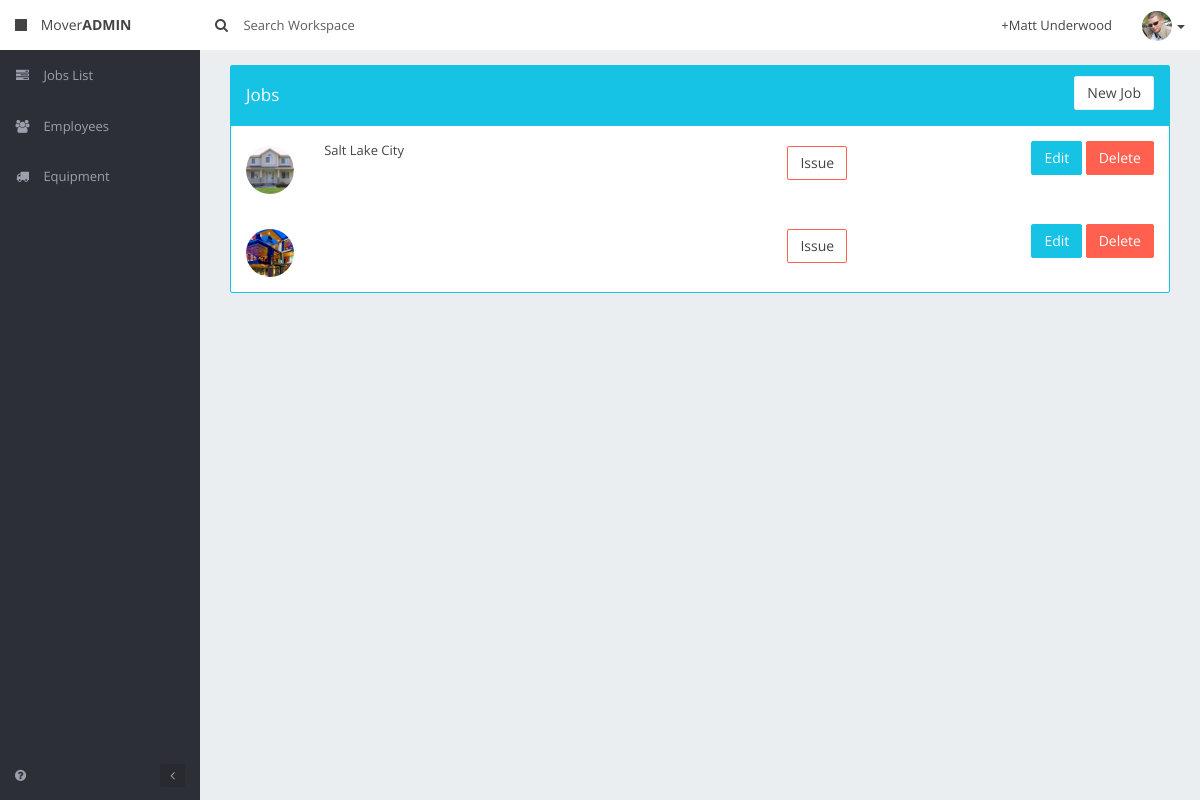
Before: /joblist.php with the older database file.
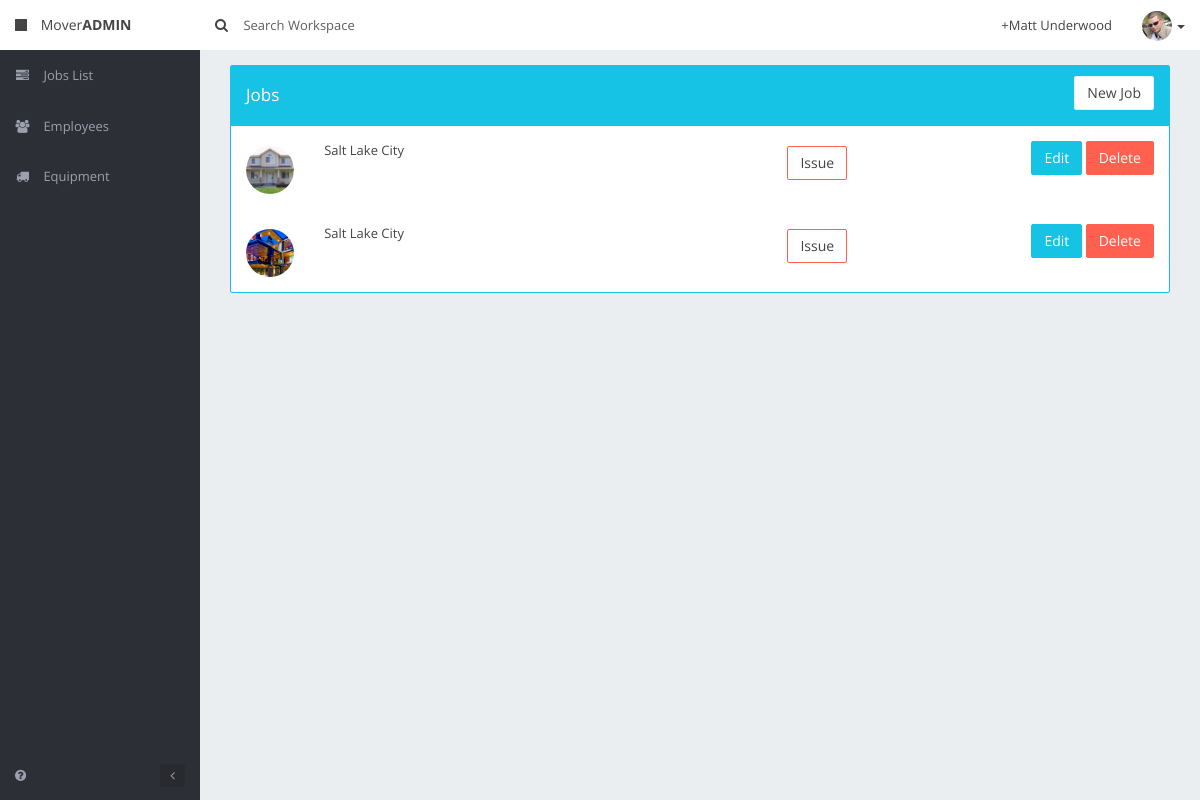
After: the same page with the newer database file.
### tables this page shows
CREATE TABLE `jobs` (
  `idjobs` int(11) NOT NULL AUTO_INCREMENT,
  `startDate` date DEFAULT NULL,
  `startTime` time DEFAULT NULL,
  `onsiteTime` time DEFAULT NULL,
  `notes` blob,
  `regNum` varchar(255) DEFAULT NULL,
  `shipperName` varchar(255) DEFAULT NULL,
  `shipperPhone` varchar(45) DEFAULT NULL,
  `altShipperName` varchar(255) DEFAULT NULL,
  `altPhone` varchar(45) DEFAULT NULL,
  `originAddress` varchar(255) DEFAULT NULL,
  `originAptNum` varchar(45) DEFAULT NULL,
  `originCity` varchar(255) DEFAULT NULL,
  `originState` varchar(2) DEFAULT NULL,
  `originZip` varchar(255) DEFAULT NULL,
  `originShuttle` tinyint(1) DEFAULT NULL,
  `originInstructions` blob,
  `destinationAddress` varchar(255) DEFAULT NULL,
  `destinationAptNum` varchar(45) DEFAULT NULL,
  `destinationCity` varchar(255) DEFAULT NULL,
  `destinationState` varchar(2) DEFAULT NULL,
  `destinationZip` varchar(45) DEFAULT NULL,
  `destinationShuttle` tinyint(1) DEFAULT NULL,
  `destinationInstructions` blob,
  `status` varchar(45) DEFAULT NULL,
  `confirmedBy` varchar(255) DEFAULT NULL,
  `weight` varchar(45) DEFAULT NULL,
  `weightType` varchar(45) DEFAULT NULL,
  `vaultPackOrder` varchar(45) DEFAULT NULL,
  `shuttleTruckNumber` varchar(45) DEFAULT NULL,
  `insuranceChargesApply` tinyint(4) DEFAULT '0',
  `picURI` varchar(255) DEFAULT NULL,
  PRIMARY KEY (`idjobs`)
);

### functions.php (called while the page is built, shortened)
<?php
function query($query) {
	global $db;
	$args = func_get_args();
	if (count($args) == 1) {
		$result = $db->query($query);
		if ($result->num_rows) {
			$out = array();
			while (null != ($r = $result->fetch_array(MYSQLI_ASSOC)))
				$out [] = $r;
			return $out;
		}
		return null;
	}
}

### joblist.php (the view, shortened to what this page needs)
<!DOCTYPE html>
<html class="no-js">
<head>
    <link rel="stylesheet" href="/bootstrap/css/bootstrap.min.css">
    <link rel="stylesheet" href="/css/skins/palette.css" id="skin">
    <link rel="stylesheet" href="/css/fonts/style.1.css" id="font">
    <link rel="stylesheet" href="/css/main.css">
    <link rel="stylesheet" href="/css/animate.min.css">
    <link rel="stylesheet" href="/vendor/offline/theme.css">
</head>
<body>
    <?php include 'includes/header.php';?>
            <section class="main-content">
                <div class="content-wrap">
                    <div class="col-md-12">
                        <section class="panel panel-primary">
                            <div class="panel-heading">
                                <div class="row">
                                    <div class="col-md-6">
                                        <h4 class="white">Jobs</h4>
                                    </div>
                                    <div class="col-md-6 text-right">
                                        <a href="/job/new"><button class="btn btn-white">New Job</button></a>
                                    </div>
                                </div>
                            </div>
<?php
							$sql="SELECT * FROM moverAdmin.jobs;";
							$jobs=query($sql);
							foreach($jobs as $key=>$job){
?>
							<div class="row tableRow" id="eachJobRow<?php echo $job['idjobs'];?>">
                                <div class="hidden-xs col-sm-2 col-md-1">
                                    <span class="pull-left mg-t-xs">
										<img src="/img/jobs/<?php echo $job['picURI'];?>" class="avatar avatar-sm img-circle" alt="">
                                    </span>
                                </div>
                                <div class="col-xs-6 col-sm-8 col-md-5">
									<?php echo $job['destinationCity'];?>
									<br>
                                </div>
                                <div class="col-xs-3 mg-t-xs text-center"><button class="btn btn-danger btn-outline">Issue</button></div>
                                <div class="col-xs-3 text-right">
									<a href="/job/<?php echo $job['idjobs'];?>"><button class="btn btn-primary">Edit</button></a>
									<button onclick="delJob(<?php echo $job['idjobs'];?>);" class="btn btn-danger">Delete</button>
                                </div>
                            </div>
<?php
							}
?>
                        </section>
                    </div>
                </div>
            </section>
        </section>
    </div>
</body>
</html>

### includes/header.php (shortened to what this page needs)
<div class="app">
    <header class="header header-fixed navbar">
        <div class="brand">
            <a href="/" class="navbar-brand text-white">
                <i class="fa fa-stop mg-r-sm"></i>
                <span class="heading-font">
                    Mover<b>ADMIN</b>
                </span>
            </a>
        </div>
        <form class="navbar-form navbar-left hidden-xs" role="search">
            <div class="form-group">
                <button class="btn no-border no-margin bg-none no-pd-l" type="submit">
                    <i class="fa fa-search"></i>
                </button>
                <input id="searchInput" type="text" class="form-control no-border no-padding search" placeholder="Search Workspace" onkeyup="searchSite()">
            </div>
        </form>
        <ul class="nav navbar-nav navbar-right off-right">
            <li class="hidden-xs">
                <a href="profile.html">
                    +Matt Underwood
                </a>
            </li>
            <li class="quickmenu mg-r-md">
                <a href="javascript:;" data-toggle="dropdown">
                    <img src="/img/avatar.jpg" class="avatar pull-left img-circle" alt="user" title="user">
                    <i class="caret mg-l-xs hidden-xs no-margin"></i>
                </a>
            </li>
        </ul>
    </header>
    <section class="layout">
        <aside class="sidebar canvas-left">
            <nav class="main-navigation">
                <ul>
                    <li>
                        <a href="/jobs">
                            <i class="fa fa-tasks"></i>
                            <span>Jobs List</span>
                        </a>
                    </li>
                    <li>
                        <a href="/employees">
                            <i class="fa fa-users"></i>
                            <span>Employees</span>
                        </a>
                    </li>
                    <li>
                        <a href="/equipment">
                            <i class="fa fa-truck"></i>
                            <span>Equipment</span>
                        </a>
                    </li>
                </ul>
            </nav>
            <footer>
                <div class="footer-toolbar pull-left">
                    <a href="javascript:;" class="pull-left help">
                        <i class="fa fa-question-circle"></i>
                    </a>
                    <a href="javascript:;" class="toggle-sidebar pull-right hidden-xs">
                        <i class="fa fa-angle-left"></i>
                    </a>
                </div>
            </footer>
        </aside>

### css/skins/palette.css (style rules this page uses)
.app > .header, .app > .container > .header { background-color: #ffffff; }
.header .brand { background-color: #ffffff; }
.header .brand a { color: #444444; }
.header .nav > li > a, .header .bg-none { color: #444444; }
.sidebar, .chat-sidebar { background-color: #2d2f36; color: #9ca0ad; }
.sidebar a, .chat-sidebar a { color: #9ca0ad; }
.main-navigation > ul > li > a { color: #9ca0ad; }

Changed rows visible on the page:
changed jobs (number 2 of 2 on the later page): destinationCity (not shown) → "Salt Lake City"
